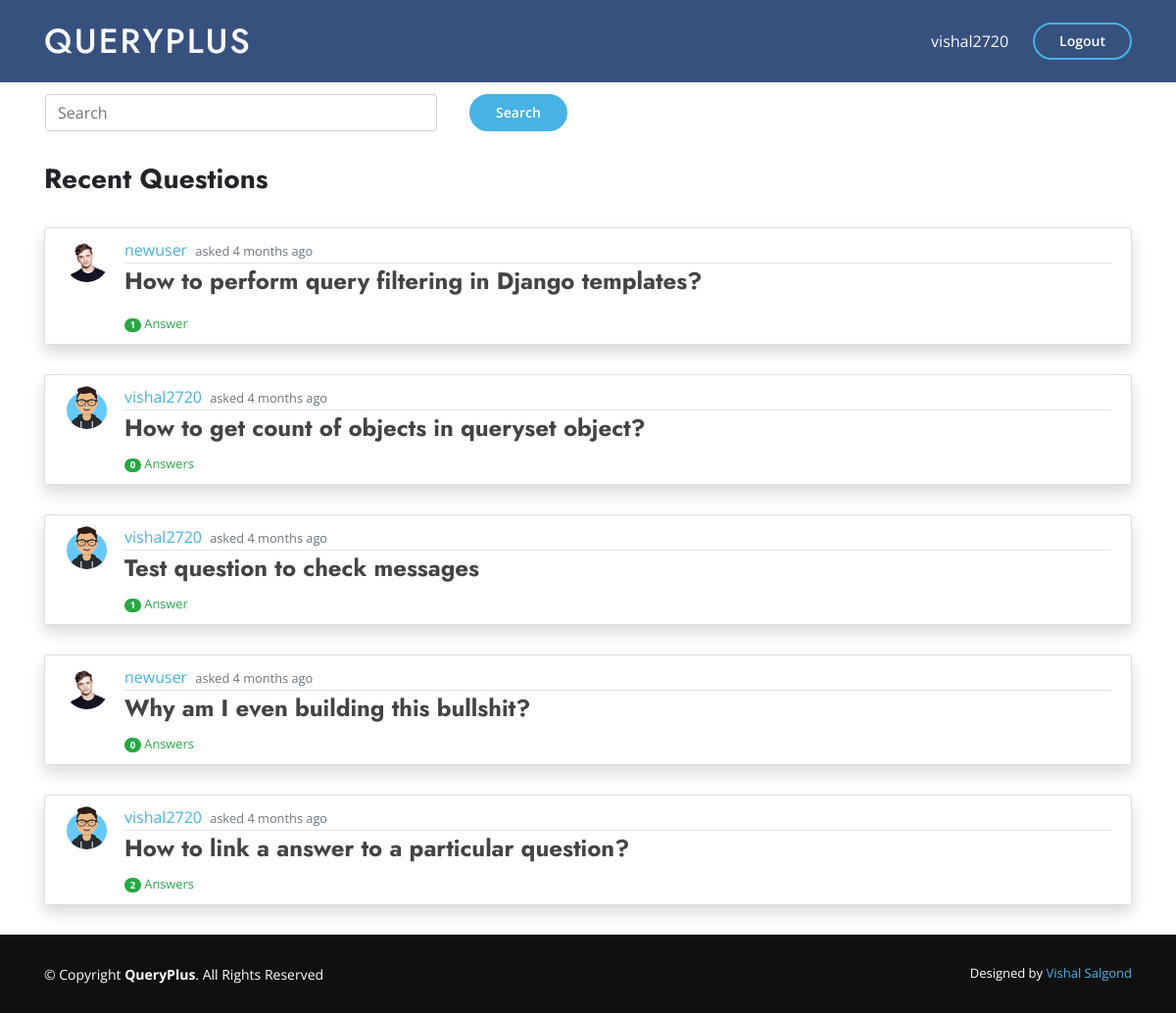
Before: / (signed in) with the older database file.
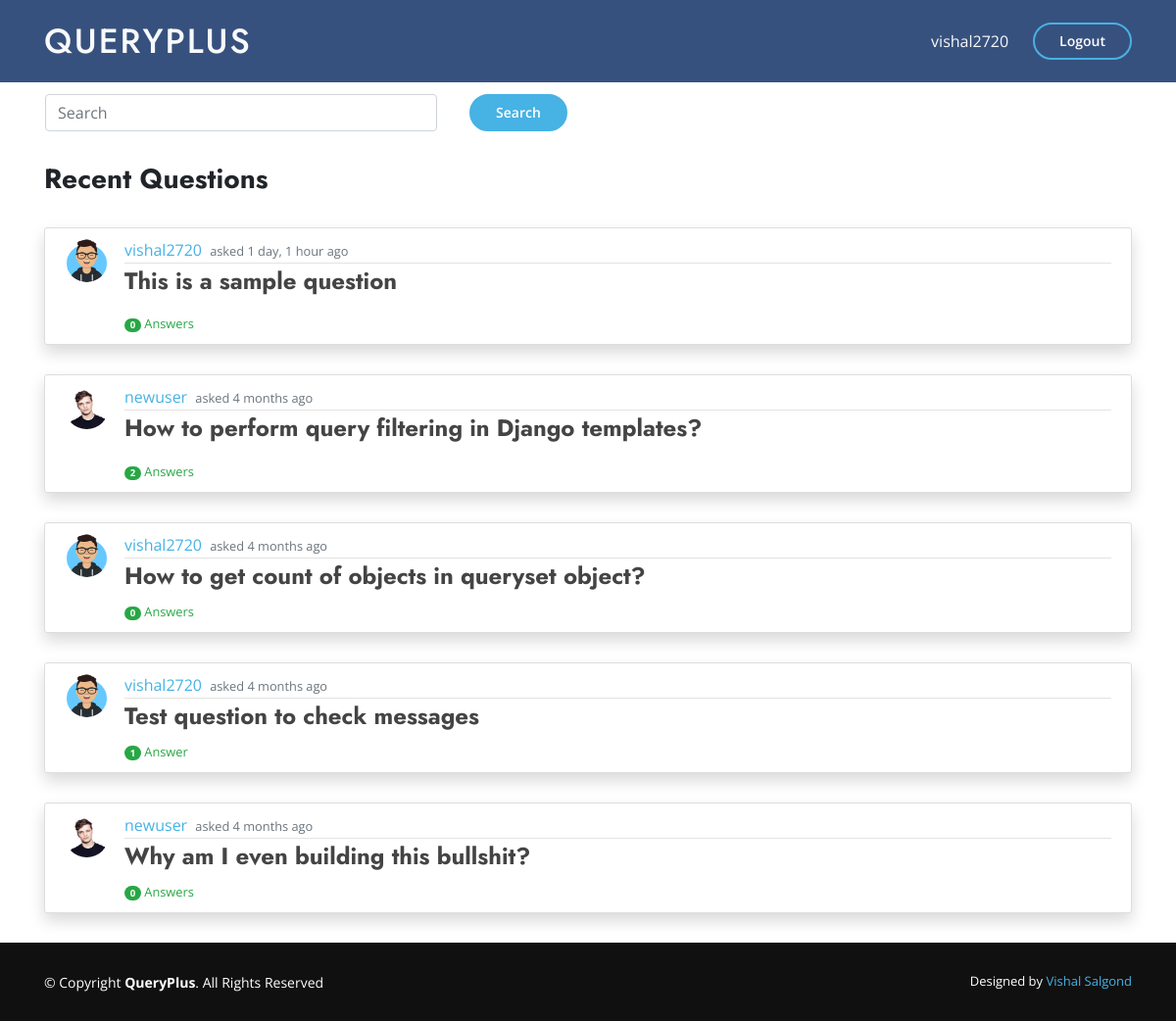
After: the same page with the newer database file.
### main_app/models.py (models this page shows, shortened)
class Question(models.Model):
    question = RichTextField()
    date_posted = models.DateTimeField(auto_now_add=True)
    author = models.ForeignKey(User, on_delete=models.CASCADE)

class Profile(models.Model):
    user = models.OneToOneField(User, on_delete=models.CASCADE)
    image = models.ImageField(default='default.jpg',upload_to='profile_pics')

### main_app/views.py (the view, shortened to what this page needs)
# urls.py: path('', QuestionListView.as_view(), name='home'),
class QuestionListView(ListView):
    model = Question
    template_name = 'main_app/home.html'
    context_object_name = 'questions'
    ordering = ['-date_posted']
    paginate_by = 5

### main_app/templates/main_app/home.html (shortened to what this page needs)
{% extends "main_app/base.html" %}
{% load static %}
{% load i18n %}
{% block content %}
  {% if user.is_authenticated %}
      <div class="container">
        <nav class="navbar navbar-light">
          <form class="form-inline" method="POST">
            <div class="row mb-4 mt-2">
              <input class="form-control mr-sm-2" style="width: 400px;" type="search" placeholder="Search" name="search" aria-label="Search">
              <button style="background-color:  #47b2e4;" class="get-started-btn my-2 my-sm-0" type="submit">Search</button>
            </div>
          </form>
        </nav>
        <h3> <b>Recent Questions</b> </h3>
        <br>
      </div>
        {% for q in questions %}
        <div class="container">
        <div class="shadow rounded">
          <article class="media content-section">
            <img class="rounded-circle article-img" src="{{ q.author.profile.image.url }}" alt="">
            <div class="media-body">
            <div class="article-metadata">
                <a class="mr-1" href="{% url 'user-profile' q.author.username %}">{{ q.author }}</a>
                <small class="text-muted">asked {{ q.date_posted|timesince }} ago</small>
            </div>
              <h4><a class="article-title" href="{% url 'question-detail' q.id %}"><b>{{ q.question|safe }}</b></a></h4>
            </div>
          </article>
        </div>
      </div>
    {% endfor %}
  {% endif %}
{% endblock content %}

Changed rows visible on the page:
no longer on this page (row unchanged): Question: author.profile.image (picture), author "vishal2720", date_posted "4 months", question "How to link a answer to a particular question?"
added Question: author.profile.image (picture), author "vishal2720", date_posted "1 day, 1 hour", question "This is a sample question"
computed for Question "How to perform query filtering in Django templates?": id "1 Answer" → "2 Answers"
